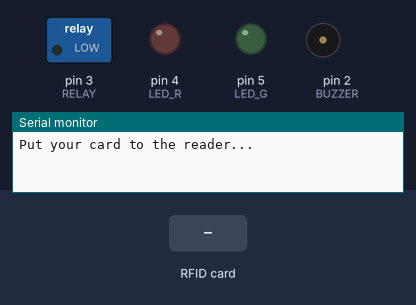
Recording of a sketch running on a simulated Arduino Uno, built with avr-gcc and run on an emulated ATmega328P. Parts: switched loads named in the sketch (green lamp = pin HIGH), output pins drawn as LEDs (lit = HIGH), buzzer (waves = sounding), the last lines printed to the serial monitor. The test bench sets the inputs (shaded band). Pins used as bus, display or sensor lines are not drawn.

Above: at 1.2 s.
1.3 s: RFID card 35 F9 EC BB held to the reader
At 2.6 s:
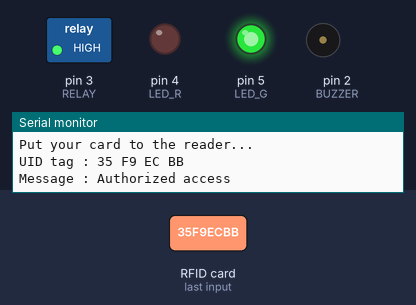
4.3 s: RFID card 5E 7A 19 C4 held to the reader
At 4.7 s:
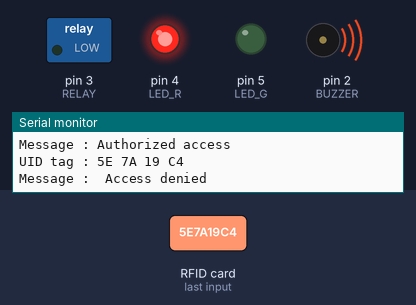
Timing chart, 0 to 7.3 s (numbered marks = the images above; inputs shaded):
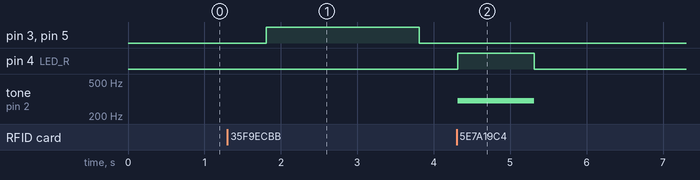

The sketch:

SmartDoorLock.ino
```cpp
//RFID Solenoid Lock

#include <SPI.h>  //for relay
#include <MFRC522.h>  //for RFID
#include <LiquidCrystal.h> //for LCD

#define SS_PIN 10
#define RST_PIN 9
#define LED_G 5 //define green LED pin
#define LED_R 4 //define red LED pin
#define RELAY 3 //relay pin
#define BUZZER 2 //buzzer pin
#define ACCESS_DELAY 2000
#define DENIED_DELAY 1000
#define COLUMNS_LCD 16
#define ROWS_LCD 2

MFRC522 mfrc522(SS_PIN, RST_PIN);   // Create MFRC522 instance.
//LiquidCrystal lcd(A0, 3, A1, 5, 6, A2);

void setup() {
  Serial.begin(9600);                    // Initiate a serial communication
  //lcd.begin(COLUMNS_LCD, ROWS_LCD);      // Initiate  LCD bus
  SPI.begin();                           // Initiate  SPI bus
  mfrc522.PCD_Init();                    // Initiate MFRC522
  pinMode(LED_G, OUTPUT);
  pinMode(LED_R, OUTPUT);
  pinMode(RELAY, OUTPUT);
  pinMode(BUZZER, OUTPUT);
  noTone(BUZZER);
  digitalWrite(RELAY, LOW);

  Serial.println("Put your card to the reader...");
  Serial.println();

}

void loop() {
  // Look for new cards
  if ( ! mfrc522.PICC_IsNewCardPresent()) {
    return;
  }

  // Select one of the cards
  if ( ! mfrc522.PICC_ReadCardSerial()) {
    return;
  }

  //Show UID on serial monitor
  Serial.print("UID tag :");
  String content= "";
  byte letter;

  for (byte i = 0; i < mfrc522.uid.size; i++) {
     Serial.print(mfrc522.uid.uidByte[i] < 0x10 ? " 0" : " ");
     Serial.print(mfrc522.uid.uidByte[i], HEX);
     content.concat(String(mfrc522.uid.uidByte[i] < 0x10 ? " 0" : " "));
     content.concat(String(mfrc522.uid.uidByte[i], HEX));
  }

  Serial.println();
  Serial.print("Message : ");
  content.toUpperCase();

  if (content.substring(1) == "35 F9 EC BB") { //change here the UID of the card/cards that you want to give access
    Serial.println("Authorized access");
    Serial.println();
    delay(500);
    digitalWrite(RELAY, HIGH);
    digitalWrite(LED_G, HIGH);
    delay(ACCESS_DELAY);
    digitalWrite(RELAY, LOW);
    digitalWrite(LED_G, LOW);
  }

  else {
    Serial.println(" Access denied");
    digitalWrite(LED_R, HIGH);
    tone(BUZZER, 300);
    delay(DENIED_DELAY);
    digitalWrite(LED_R, LOW);
    noTone(BUZZER);
  }
}
```

Measured:
- after the input at 1.3 s, pin 3 (RELAY), pin 5 (LED_G): LOW → HIGH after 0.51 s, → LOW 2.0 s later
- after the input at 4.3 s, pin 4 (LED_R): LOW → HIGH at once, → LOW 1.0 s later; tone on pin 2 (BUZZER): silent → 300 Hz at once, → silent 1.0 s later
